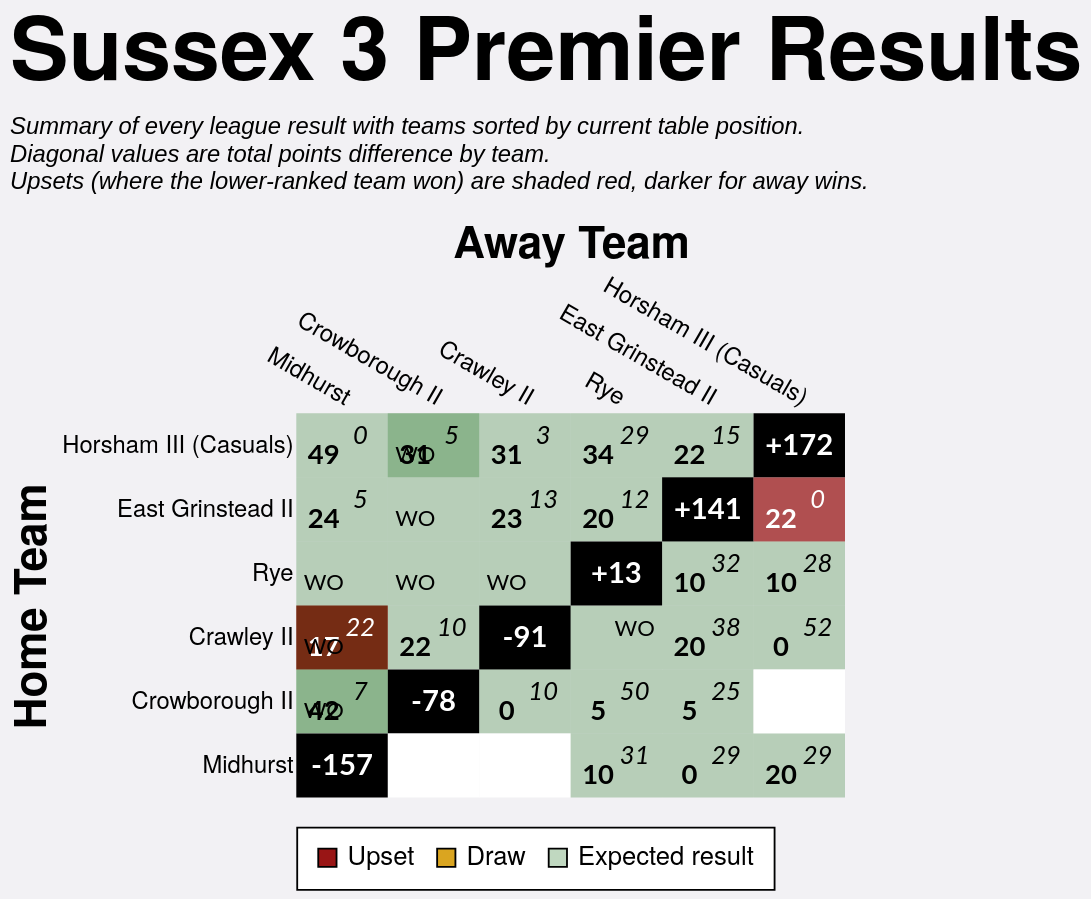

Here is the Vega-Lite specification saved for this chart:
### Vega-Lite specification from a JSON file in a GitHub repository (floating-point values rounded to 4 significant figures)
{"config": {"axis": {"labelFont": "PT Sans Narrow, Helvetica Neue, Helvetica, Arial, sans-serif", "titleFont": "PT Sans Narrow, Helvetica Neue, Helvetica, Arial, sans-serif", "labelFontSize": 13, "titleFontSize": 24, "gridColor": "#202947", "gridOpacity": 0.2, "zindex": 1}, "text": {"font": "Lato, sans-serif"}, "bar": {"cornerRadiusEnd": 5}, "header": {"labelFont": "PT Sans Narrow, Helvetica Neue, Helvetica, Arial, sans-serif", "titleFont": "PT Sans Narrow, Helvetica Neue, Helvetica, Arial, sans-serif", "labelFontSize": 24, "titleFontSize": 28, "labelFontWeight": "bold", "orient": "left"}, "legend": {"labelFont": "PT Sans Narrow, Helvetica Neue, Helvetica, Arial, sans-serif", "titleFont": "PT Sans Narrow, Helvetica Neue, Helvetica, Arial, sans-serif", "labelFontSize": 14, "titleFontSize": 16, "titlePadding": 5, "fillColor": "white", "strokeColor": "black", "padding": 10, "titleFontWeight": "lighter", "titleFontStyle": "italic", "titleColor": "gray", "offset": 10}, "title": {"font": "PT Sans Narrow, Helvetica Neue, Helvetica, Arial, sans-serif", "fontSize": 48, "fontWeight": "bold", "anchor": "start", "align": "center", "titlePadding": 20, "subtitlePadding": 10, "subtitleFontSize": 13, "subtitleColor": "", "subtitleFontStyle": "italic", "offset": 15, "color": "black"}, "axisX": {"labelAngle": 0}, "facet": {"title": null, "header": null, "align": {"row": "each", "column": "each"}}, "resolve": {"scale": {"y": "independent", "facet": "independent"}}, "background": "#f2f1f4", "scale": {"offsetBandPaddingOuter": 0.2, "offsetBandPaddingInner": 0.1}, "view": {"stroke": null}}, "layer": [{"data": {"name": "data-7aaa627593f55bd35672cc9f66190a87"}, "mark": {"type": "rect"}, "encoding": {"color": {"field": "unexpected_result", "legend": {"labelExpr": "datum.value === 'Upset (Away Win)' ? 'Upset' : datum.value", "labelLimit": 220, "offset": 16, "orient": "bottom", "symbolStrokeColor": "black", "symbolStrokeWidth": 1, "values": ["Upset (Away Win)", "Draw", "Expected result"]}, "scale": {"domain": ["Expected result", "Upset (Home Win)", "Upset (Away Win)", "Draw", "To be played", "N/A"], "range": ["#146f1444", "#991515bb", "#991515", "goldenrod", "white", "black"]}, "title": null, "type": "nominal"}, "opacity": {"condition": {"test": "datum.home_team == param_16['home_team'] || datum.away_team == param_16['home_team'] || !isValid(param_16['home_team'])", "value": 1.0}, "value": 0.1}, "tooltip": [{"field": "home_team", "title": "Home", "type": "nominal"}, {"field": "away_team", "title": "Away", "type": "nominal"}, {"field": "home_score_text", "title": "Home Score", "type": "nominal"}, {"field": "away_score_text", "title": "Away Score", "type": "nominal"}, {"field": "result", "title": "Result", "type": "nominal"}, {"field": "unexpected_result", "title": "Unexpectedness", "type": "nominal"}, {"field": "date", "format": "%d %b %Y", "title": "Date", "type": "temporal"}], "x": {"axis": {"domain": false, "grid": false, "labelAngle": 30, "orient": "top", "ticks": false}, "field": "away_team", "sort": ["Midhurst", "Crowborough II", "Crawley II", "Rye", "East Grinstead II", "Horsham III (Casuals)"], "title": "Away Team", "type": "nominal"}, "y": {"axis": {"domain": false, "grid": false, "ticks": false}, "field": "home_team", "sort": ["Horsham III (Casuals)", "East Grinstead II", "Rye", "Crawley II", "Crowborough II", "Midhurst"], "title": "Home Team", "type": "nominal"}}, "name": "view_15"}, {"data": {"name": "data-7aaa627593f55bd35672cc9f66190a87"}, "mark": {"type": "text", "fontStyle": "italic", "size": 14, "xOffset": 10, "yOffset": -5}, "encoding": {"color": {"condition": {"test": "(datum.home_team == param_16['home_team'] || datum.away_team == param_16['home_team'] || !isValid(param_16['home_team'])) && datum.unexpected_result == 'Expected result'", "value": "black"}, "value": "white"}, "text": {"field": "away_score_text", "type": "nominal"}, "x": {"field": "away_team", "sort": ["Midhurst", "Crowborough II", "Crawley II", "Rye", "East Grinstead II", "Horsham III (Casuals)"], "type": "nominal"}, "y": {"field": "home_team", "sort": ["Horsham III (Casuals)", "East Grinstead II", "Rye", "Crawley II", "Crowborough II", "Midhurst"], "type": "nominal"}}, "transform": [{"filter": "datum.away_score_text != '' && datum.away_score_text != 'WO'"}]}, {"data": {"name": "data-7aaa627593f55bd35672cc9f66190a87"}, "mark": {"type": "text", "size": 12, "xOffset": 10, "yOffset": -5}, "encoding": {"color": {"condition": {"test": "(datum.home_team == param_16['home_team'] || datum.away_team == param_16['home_team'] || !isValid(param_16['home_team'])) && datum.unexpected_result == 'Expected result'", "value": "black"}, "value": "white"}, "text": {"field": "away_score_text", "type": "nominal"}, "x": {"field": "away_team", "sort": ["Midhurst", "Crowborough II", "Crawley II", "Rye", "East Grinstead II", "Horsham III (Casuals)"], "type": "nominal"}, "y": {"field": "home_team", "sort": ["Horsham III (Casuals)", "East Grinstead II", "Rye", "Crawley II", "Crowborough II", "Midhurst"], "type": "nominal"}}, "transform": [{"filter": "datum.away_score_text == 'WO'"}]}, {"data": {"name": "data-7aaa627593f55bd35672cc9f66190a87"}, "mark": {"type": "text", "fontWeight": "bold", "size": 15, "xOffset": -10, "yOffset": 5}, "encoding": {"color": {"condition": {"test": "(datum.home_team == param_16['home_team'] || datum.away_team == param_16['home_team'] || !isValid(param_16['home_team'])) && datum.unexpected_result == 'Expected result'", "value": "black"}, "value": "white"}, "text": {"field": "home_score_text", "type": "nominal"}, "x": {"field": "away_team", "sort": ["Midhurst", "Crowborough II", "Crawley II", "Rye", "East Grinstead II", "Horsham III (Casuals)"], "type": "nominal"}, "y": {"field": "home_team", "sort": ["Horsham III (Casuals)", "East Grinstead II", "Rye", "Crawley II", "Crowborough II", "Midhurst"], "type": "nominal"}}, "transform": [{"filter": "datum.home_score_text != '' && datum.home_score_text != 'WO'"}]}, {"data": {"name": "data-7aaa627593f55bd35672cc9f66190a87"}, "mark": {"type": "text", "size": 12, "xOffset": -10, "yOffset": 5}, "encoding": {"color": {"condition": {"test": "(datum.home_team == param_16['home_team'] || datum.away_team == param_16['home_team'] || !isValid(param_16['home_team'])) && datum.unexpected_result == 'Expected result'", "value": "black"}, "value": "white"}, "text": {"field": "home_score_text", "type": "nominal"}, "x": {"field": "away_team", "sort": ["Midhurst", "Crowborough II", "Crawley II", "Rye", "East Grinstead II", "Horsham III (Casuals)"], "type": "nominal"}, "y": {"field": "home_team", "sort": ["Horsham III (Casuals)", "East Grinstead II", "Rye", "Crawley II", "Crowborough II", "Midhurst"], "type": "nominal"}}, "transform": [{"filter": "datum.home_score_text == 'WO'"}]}, {"data": {"name": "data-99997583bae8392bf271f2a6b991e258"}, "mark": {"type": "text", "color": "white", "fontWeight": "bold", "size": 16}, "encoding": {"text": {"field": "display_text", "type": "nominal"}, "tooltip": [{"field": "home_team", "title": "Team", "type": "nominal"}, {"field": "display_text", "title": "Points Difference", "type": "nominal"}], "x": {"field": "away_team", "sort": ["Midhurst", "Crowborough II", "Crawley II", "Rye", "East Grinstead II", "Horsham III (Casuals)"], "type": "nominal"}, "y": {"field": "home_team", "sort": ["Horsham III (Casuals)", "East Grinstead II", "Rye", "Crawley II", "Crowborough II", "Midhurst"], "type": "nominal"}}}], "height": {"step": 35}, "params": [{"name": "param_16", "select": {"type": "point", "clear": "dblclick", "fields": ["home_team"], "on": "click"}, "value": null, "views": ["view_15"]}], "title": {"text": "Sussex 3 Premier Results", "subtitle": ["Summary of every league result with teams sorted by current table position.", "Diagonal values are total points difference by team.", "Upsets (where the lower-ranked team won) are shaded red, darker for away wins."]}, "width": {"step": 50}, "$schema": "https://vega.github.io/schema/vega-lite/v5.20.1.json", "datasets": {"data-7aaa627593f55bd35672cc9f66190a87": [{"home_team": "Crawley II", "away_team": "Crawley II", "match_id": null, "date": "", "home_score": null, "away_score": null, "home_walkover": null, "away_walkover": null, "result": "N/A", "home_score_text": "", "away_score_text": "", "wo_result": "", "score_text": "", "display_text": "-91", "is_diagonal": true, "result_simple": "N/A", "unexpected_result": "N/A", "unexpected_opacity": 1.0}, {"home_team": "Crawley II", "away_team": "Crowborough II", "match_id": "952685", "date": "2022-01-22T00:00:00", "home_score": 22, "away_score": 10, "home_walkover": false, "away_walkover": false, "result": "Home Win", "home_score_text": "22", "away_score_text": "10", "wo_result": "", "score_text": "22-10", "display_text": "22-10", "is_diagonal": false, "result_simple": "Home Win", "unexpected_result": "Expected result", "unexpected_opacity": 0.25}, {"home_team": "Crawley II", "away_team": "East Grinstead II", "match_id": "952701", "date": "2022-03-26T00:00:00", "home_score": 20, "away_score": 38, "home_walkover": false, "away_walkover": false, "result": "Away Win", "home_score_text": "20", "away_score_text": "38", "wo_result": "", "score_text": "20-38", "display_text": "20-38", "is_diagonal": false, "result_simple": "Away Win", "unexpected_result": "Expected result", "unexpected_opacity": 0.25}, {"home_team": "Crawley II", "away_team": "Horsham III (Casuals)", "match_id": "952691", "date": "2022-02-12T00:00:00", "home_score": 0, "away_score": 52, "home_walkover": false, "away_walkover": false, "result": "Away Win", "home_score_text": "0", "away_score_text": "52", "wo_result": "", "score_text": "0-52", "display_text": "0-52", "is_diagonal": false, "result_simple": "Away Win", "unexpected_result": "Expected result", "unexpected_opacity": 0.25}, {"home_team": "Crawley II", "away_team": "Midhurst", "match_id": "957345", "date": "2022-02-19T00:00:00", "home_score": 17, "away_score": 22, "home_walkover": false, "away_walkover": false, "result": "Away Win (LBP)", "home_score_text": "17", "away_score_text": "22", "wo_result": "", "score_text": "17-22", "display_text": "17-22", "is_diagonal": false, "result_simple": "Away Win", "unexpected_result": "Upset (Away Win)", "unexpected_opacity": 1.0}, {"home_team": "Crawley II", "away_team": "Midhurst", "match_id": "952681", "date": "2022-01-15T00:00:00", "home_score": null, "away_score": null, "home_walkover": true, "away_walkover": false, "result": "Home Win", "home_score_text": "WO", "away_score_text": "", "wo_result": "HWO", "score_text": "WO", "display_text": "WO", "is_diagonal": false, "result_simple": "Home Win", "unexpected_result": "Expected result", "unexpected_opacity": 0.25}, {"home_team": "Crawley II", "away_team": "Rye", "match_id": "952676", "date": "2021-12-11T00:00:00", "home_score": null, "away_score": null, "home_walkover": false, "away_walkover": true, "result": "Away Win", "home_score_text": "", "away_score_text": "WO", "wo_result": "AWO", "score_text": "WO", "display_text": "WO", "is_diagonal": false, "result_simple": "Away Win", "unexpected_result": "Expected result", "unexpected_opacity": 0.25}, {"home_team": "Crowborough II", "away_team": "Crawley II", "match_id": "952697", "date": "2022-03-05T00:00:00", "home_score": 0, "away_score": 10, "home_walkover": false, "away_walkover": false, "result": "Away Win", "home_score_text": "0", "away_score_text": "10", "wo_result": "", "score_text": "0-10", "display_text": "0-10", "is_diagonal": false, "result_simple": "Away Win", "unexpected_result": "Expected result", "unexpected_opacity": 0.25}, {"home_team": "Crowborough II", "away_team": "Crowborough II", "match_id": null, "date": "", "home_score": null, "away_score": null, "home_walkover": null, "away_walkover": null, "result": "N/A", "home_score_text": "", "away_score_text": "", "wo_result": "", "score_text": "", "display_text": "-78", "is_diagonal": true, "result_simple": "N/A", "unexpected_result": "N/A", "unexpected_opacity": 1.0}, {"home_team": "Crowborough II", "away_team": "East Grinstead II", "match_id": "952677", "date": "2021-12-11T00:00:00", "home_score": 5, "away_score": 25, "home_walkover": false, "away_walkover": false, "result": "Away Win", "home_score_text": "5", "away_score_text": "25", "wo_result": "", "score_text": "5-25", "display_text": "5-25", "is_diagonal": false, "result_simple": "Away Win", "unexpected_result": "Expected result", "unexpected_opacity": 0.25}, {"home_team": "Crowborough II", "away_team": "Horsham III (Casuals)", "match_id": null, "date": "", "home_score": null, "away_score": null, "home_walkover": null, "away_walkover": null, "result": "To be played", "home_score_text": "", "away_score_text": "", "wo_result": "", "score_text": "", "display_text": "", "is_diagonal": false, "result_simple": "To be played", "unexpected_result": "To be played", "unexpected_opacity": 1.0}, {"home_team": "Crowborough II", "away_team": "Midhurst", "match_id": "957845", "date": "2022-03-26T00:00:00", "home_score": 42, "away_score": 7, "home_walkover": false, "away_walkover": false, "result": "Home Win", "home_score_text": "42", "away_score_text": "7", "wo_result": "", "score_text": "42-7", "display_text": "42-7", "is_diagonal": false, "result_simple": "Home Win", "unexpected_result": "Expected result", "unexpected_opacity": 0.25}, {"home_team": "Crowborough II", "away_team": "Midhurst", "match_id": "952687", "date": "2022-01-29T00:00:00", "home_score": null, "away_score": null, "home_walkover": true, "away_walkover": false, "result": "Home Win", "home_score_text": "WO", "away_score_text": "", "wo_result": "HWO", "score_text": "WO", "display_text": "WO", "is_diagonal": false, "result_simple": "Home Win", "unexpected_result": "Expected result", "unexpected_opacity": 0.25}, {"home_team": "Crowborough II", "away_team": "Rye", "match_id": "952690", "date": "2022-02-12T00:00:00", "home_score": 5, "away_score": 50, "home_walkover": false, "away_walkover": false, "result": "Away Win", "home_score_text": "5", "away_score_text": "50", "wo_result": "", "score_text": "5-50", "display_text": "5-50", "is_diagonal": false, "result_simple": "Away Win", "unexpected_result": "Expected result", "unexpected_opacity": 0.25}, {"home_team": "East Grinstead II", "away_team": "Crawley II", "match_id": "952688", "date": "2022-01-29T00:00:00", "home_score": 23, "away_score": 13, "home_walkover": false, "away_walkover": false, "result": "Home Win", "home_score_text": "23", "away_score_text": "13", "wo_result": "", "score_text": "23-13", "display_text": "23-13", "is_diagonal": false, "result_simple": "Home Win", "unexpected_result": "Expected result", "unexpected_opacity": 0.25}, {"home_team": "East Grinstead II", "away_team": "Crowborough II", "match_id": "952704", "date": "2022-04-02T00:00:00", "home_score": null, "away_score": null, "home_walkover": true, "away_walkover": false, "result": "Home Win", "home_score_text": "WO", "away_score_text": "", "wo_result": "HWO", "score_text": "WO", "display_text": "WO", "is_diagonal": false, "result_simple": "Home Win", "unexpected_result": "Expected result", "unexpected_opacity": 0.25}, {"home_team": "East Grinstead II", "away_team": "East Grinstead II", "match_id": null, "date": "", "home_score": null, "away_score": null, "home_walkover": null, "away_walkover": null, "result": "N/A", "home_score_text": "", "away_score_text": "", "wo_result": "", "score_text": "", "display_text": "+141", "is_diagonal": true, "result_simple": "N/A", "unexpected_result": "N/A", "unexpected_opacity": 1.0}, {"home_team": "East Grinstead II", "away_team": "Horsham III (Casuals)", "match_id": "952698", "date": "2022-03-05T00:00:00", "home_score": 22, "away_score": 0, "home_walkover": false, "away_walkover": false, "result": "Home Win", "home_score_text": "22", "away_score_text": "0", "wo_result": "", "score_text": "22-0", "display_text": "22-0", "is_diagonal": false, "result_simple": "Home Win", "unexpected_result": "Upset (Home Win)", "unexpected_opacity": 0.75}, {"home_team": "East Grinstead II", "away_team": "Midhurst", "match_id": "952692", "date": "2022-02-12T00:00:00", "home_score": 24, "away_score": 5, "home_walkover": false, "away_walkover": false, "result": "Home Win", "home_score_text": "24", "away_score_text": "5", "wo_result": "", "score_text": "24-5", "display_text": "24-5", "is_diagonal": false, "result_simple": "Home Win", "unexpected_result": "Expected result", "unexpected_opacity": 0.25}, {"home_team": "East Grinstead II", "away_team": "Rye", "match_id": "952683", "date": "2022-01-15T00:00:00", "home_score": 20, "away_score": 12, "home_walkover": false, "away_walkover": false, "result": "Home Win", "home_score_text": "20", "away_score_text": "12", "wo_result": "", "score_text": "20-12", "display_text": "20-12", "is_diagonal": false, "result_simple": "Home Win", "unexpected_result": "Expected result", "unexpected_opacity": 0.25}, {"home_team": "Horsham III (Casuals)", "away_team": "Crawley II", "match_id": "952678", "date": "2021-12-18T00:00:00", "home_score": 31, "away_score": 3, "home_walkover": false, "away_walkover": false, "result": "Home Win", "home_score_text": "31", "away_score_text": "3", "wo_result": "", "score_text": "31-3", "display_text": "31-3", "is_diagonal": false, "result_simple": "Home Win", "unexpected_result": "Expected result", "unexpected_opacity": 0.25}, {"home_team": "Horsham III (Casuals)", "away_team": "Crowborough II", "match_id": "957346", "date": "2022-02-19T00:00:00", "home_score": 31, "away_score": 5, "home_walkover": false, "away_walkover": false, "result": "Home Win", "home_score_text": "31", "away_score_text": "5", "wo_result": "", "score_text": "31-5", "display_text": "31-5", "is_diagonal": false, "result_simple": "Home Win", "unexpected_result": "Expected result", "unexpected_opacity": 0.25}, {"home_team": "Horsham III (Casuals)", "away_team": "Crowborough II", "match_id": "953050", "date": "2022-01-15T00:00:00", "home_score": null, "away_score": null, "home_walkover": true, "away_walkover": false, "result": "Home Win", "home_score_text": "WO", "away_score_text": "", "wo_result": "HWO", "score_text": "WO", "display_text": "WO", "is_diagonal": false, "result_simple": "Home Win", "unexpected_result": "Expected result", "unexpected_opacity": 0.25}, {"home_team": "Horsham III (Casuals)", "away_team": "East Grinstead II", "match_id": "952684", "date": "2022-01-22T00:00:00", "home_score": 22, "away_score": 15, "home_walkover": false, "away_walkover": false, "result": "Home Win (LBP)", "home_score_text": "22", "away_score_text": "15", "wo_result": "", "score_text": "22-15", "display_text": "22-15", "is_diagonal": false, "result_simple": "Home Win", "unexpected_result": "Expected result", "unexpected_opacity": 0.25}, {"home_team": "Horsham III (Casuals)", "away_team": "Horsham III (Casuals)", "match_id": null, "date": "", "home_score": null, "away_score": null, "home_walkover": null, "away_walkover": null, "result": "N/A", "home_score_text": "", "away_score_text": "", "wo_result": "", "score_text": "", "display_text": "+172", "is_diagonal": true, "result_simple": "N/A", "unexpected_result": "N/A", "unexpected_opacity": 1.0}, {"home_team": "Horsham III (Casuals)", "away_team": "Midhurst", "match_id": "952675", "date": "2021-12-11T00:00:00", "home_score": 49, "away_score": 0, "home_walkover": false, "away_walkover": false, "result": "Home Win", "home_score_text": "49", "away_score_text": "0", "wo_result": "", "score_text": "49-0", "display_text": "49-0", "is_diagonal": false, "result_simple": "Home Win", "unexpected_result": "Expected result", "unexpected_opacity": 0.25}, {"home_team": "Horsham III (Casuals)", "away_team": "Rye", "match_id": "952700", "date": "2022-03-19T00:00:00", "home_score": 34, "away_score": 29, "home_walkover": false, "away_walkover": false, "result": "Home Win (LBP)", "home_score_text": "34", "away_score_text": "29", "wo_result": "", "score_text": "34-29", "display_text": "34-29", "is_diagonal": false, "result_simple": "Home Win", "unexpected_result": "Expected result", "unexpected_opacity": 0.25}, {"home_team": "Midhurst", "away_team": "Crawley II", "match_id": null, "date": "", "home_score": null, "away_score": null, "home_walkover": null, "away_walkover": null, "result": "To be played", "home_score_text": "", "away_score_text": "", "wo_result": "", "score_text": "", "display_text": "", "is_diagonal": false, "result_simple": "To be played", "unexpected_result": "To be played", "unexpected_opacity": 1.0}, {"home_team": "Midhurst", "away_team": "Crowborough II", "match_id": null, "date": "", "home_score": null, "away_score": null, "home_walkover": null, "away_walkover": null, "result": "To be played", "home_score_text": "", "away_score_text": "", "wo_result": "", "score_text": "", "display_text": "", "is_diagonal": false, "result_simple": "To be played", "unexpected_result": "To be played", "unexpected_opacity": 1.0}, {"home_team": "Midhurst", "away_team": "East Grinstead II", "match_id": "955168", "date": "2022-01-08T00:00:00", "home_score": 0, "away_score": 29, "home_walkover": false, "away_walkover": false, "result": "Away Win", "home_score_text": "0", "away_score_text": "29", "wo_result": "", "score_text": "0-29", "display_text": "0-29", "is_diagonal": false, "result_simple": "Away Win", "unexpected_result": "Expected result", "unexpected_opacity": 0.25}, {"home_team": "Midhurst", "away_team": "Horsham III (Casuals)", "match_id": "952702", "date": "2022-04-02T00:00:00", "home_score": 20, "away_score": 29, "home_walkover": false, "away_walkover": false, "result": "Away Win", "home_score_text": "20", "away_score_text": "29", "wo_result": "", "score_text": "20-29", "display_text": "20-29", "is_diagonal": false, "result_simple": "Away Win", "unexpected_result": "Expected result", "unexpected_opacity": 0.25}, {"home_team": "Midhurst", "away_team": "Midhurst", "match_id": null, "date": "", "home_score": null, "away_score": null, "home_walkover": null, "away_walkover": null, "result": "N/A", "home_score_text": "", "away_score_text": "", "wo_result": "", "score_text": "", "display_text": "-157", "is_diagonal": true, "result_simple": "N/A", "unexpected_result": "N/A", "unexpected_opacity": 1.0}, {"home_team": "Midhurst", "away_team": "Rye", "match_id": "952686", "date": "2022-01-22T00:00:00", "home_score": 10, "away_score": 31, "home_walkover": false, "away_walkover": false, "result": "Away Win", "home_score_text": "10", "away_score_text": "31", "wo_result": "", "score_text": "10-31", "display_text": "10-31", "is_diagonal": false, "result_simple": "Away Win", "unexpected_result": "Expected result", "unexpected_opacity": 0.25}, {"home_team": "Rye", "away_team": "Crawley II", "match_id": "952703", "date": "2022-04-02T00:00:00", "home_score": null, "away_score": null, "home_walkover": true, "away_walkover": false, "result": "Home Win", "home_score_text": "WO", "away_score_text": "", "wo_result": "HWO", "score_text": "WO", "display_text": "WO", "is_diagonal": false, "result_simple": "Home Win", "unexpected_result": "Expected result", "unexpected_opacity": 0.25}, {"home_team": "Rye", "away_team": "Crowborough II", "match_id": "955082", "date": "2022-02-05T00:00:00", "home_score": null, "away_score": null, "home_walkover": true, "away_walkover": false, "result": "Home Win", "home_score_text": "WO", "away_score_text": "", "wo_result": "HWO", "score_text": "WO", "display_text": "WO", "is_diagonal": false, "result_simple": "Home Win", "unexpected_result": "Expected result", "unexpected_opacity": 0.25}, {"home_team": "Rye", "away_team": "East Grinstead II", "match_id": "959356", "date": "2022-03-12T00:00:00", "home_score": 10, "away_score": 32, "home_walkover": false, "away_walkover": false, "result": "Away Win", "home_score_text": "10", "away_score_text": "32", "wo_result": "", "score_text": "10-32", "display_text": "10-32", "is_diagonal": false, "result_simple": "Away Win", "unexpected_result": "Expected result", "unexpected_opacity": 0.25}, {"home_team": "Rye", "away_team": "Horsham III (Casuals)", "match_id": "952689", "date": "2022-01-29T00:00:00", "home_score": 10, "away_score": 28, "home_walkover": false, "away_walkover": false, "result": "Away Win", "home_score_text": "10", "away_score_text": "28", "wo_result": "", "score_text": "10-28", "display_text": "10-28", "is_diagonal": false, "result_simple": "Away Win", "unexpected_result": "Expected result", "unexpected_opacity": 0.25}, {"home_team": "Rye", "away_team": "Midhurst", "match_id": "952696", "date": "2022-03-05T00:00:00", "home_score": null, "away_score": null, "home_walkover": true, "away_walkover": false, "result": "Home Win", "home_score_text": "WO", "away_score_text": "", "wo_result": "HWO", "score_text": "WO", "display_text": "WO", "is_diagonal": false, "result_simple": "Home Win", "unexpected_result": "Expected result", "unexpected_opacity": 0.25}, {"home_team": "Rye", "away_team": "Rye", "match_id": null, "date": "", "home_score": null, "away_score": null, "home_walkover": null, "away_walkover": null, "result": "N/A", "home_score_text": "", "away_score_text": "", "wo_result": "", "score_text": "", "display_text": "+13", "is_diagonal": true, "result_simple": "N/A", "unexpected_result": "N/A", "unexpected_opacity": 1.0}], "data-99997583bae8392bf271f2a6b991e258": [{"home_team": "Crawley II", "away_team": "Crawley II", "match_id": null, "date": "", "home_score": null, "away_score": null, "home_walkover": null, "away_walkover": null, "result": "N/A", "home_score_text": "", "away_score_text": "", "wo_result": "", "score_text": "", "display_text": "-91", "is_diagonal": true, "result_simple": "N/A", "unexpected_result": "N/A", "unexpected_opacity": 1.0}, {"home_team": "Crowborough II", "away_team": "Crowborough II", "match_id": null, "date": "", "home_score": null, "away_score": null, "home_walkover": null, "away_walkover": null, "result": "N/A", "home_score_text": "", "away_score_text": "", "wo_result": "", "score_text": "", "display_text": "-78", "is_diagonal": true, "result_simple": "N/A", "unexpected_result": "N/A", "unexpected_opacity": 1.0}, {"home_team": "East Grinstead II", "away_team": "East Grinstead II", "match_id": null, "date": "", "home_score": null, "away_score": null, "home_walkover": null, "away_walkover": null, "result": "N/A", "home_score_text": "", "away_score_text": "", "wo_result": "", "score_text": "", "display_text": "+141", "is_diagonal": true, "result_simple": "N/A", "unexpected_result": "N/A", "unexpected_opacity": 1.0}, {"home_team": "Horsham III (Casuals)", "away_team": "Horsham III (Casuals)", "match_id": null, "date": "", "home_score": null, "away_score": null, "home_walkover": null, "away_walkover": null, "result": "N/A", "home_score_text": "", "away_score_text": "", "wo_result": "", "score_text": "", "display_text": "+172", "is_diagonal": true, "result_simple": "N/A", "unexpected_result": "N/A", "unexpected_opacity": 1.0}, {"home_team": "Midhurst", "away_team": "Midhurst", "match_id": null, "date": "", "home_score": null, "away_score": null, "home_walkover": null, "away_walkover": null, "result": "N/A", "home_score_text": "", "away_score_text": "", "wo_result": "", "score_text": "", "display_text": "-157", "is_diagonal": true, "result_simple": "N/A", "unexpected_result": "N/A", "unexpected_opacity": 1.0}, {"home_team": "Rye", "away_team": "Rye", "match_id": null, "date": "", "home_score": null, "away_score": null, "home_walkover": null, "away_walkover": null, "result": "N/A", "home_score_text": "", "away_score_text": "", "wo_result": "", "score_text": "", "display_text": "+13", "is_diagonal": true, "result_simple": "N/A", "unexpected_result": "N/A", "unexpected_opacity": 1.0}]}}
